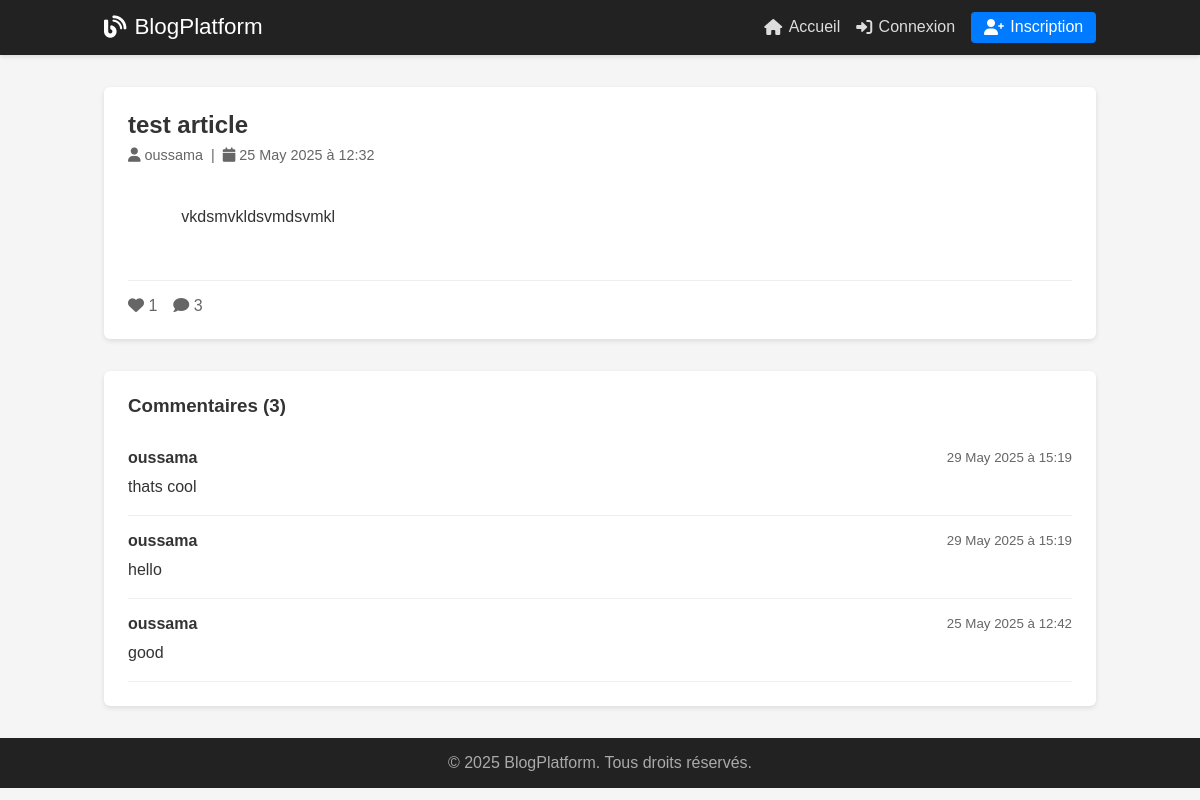
The app's page /article/1 with its own data.
### tables this page shows
CREATE TABLE articles (
                id INTEGER PRIMARY KEY AUTOINCREMENT,
                title TEXT NOT NULL,
                content TEXT NOT NULL,
                image_url TEXT,
                author_id INTEGER NOT NULL,
                created_at TIMESTAMP DEFAULT CURRENT_TIMESTAMP,
                updated_at TIMESTAMP DEFAULT CURRENT_TIMESTAMP,
                FOREIGN KEY (author_id) REFERENCES users (id)
            );

CREATE TABLE users (
                id INTEGER PRIMARY KEY AUTOINCREMENT,
                username TEXT UNIQUE NOT NULL,
                email TEXT UNIQUE NOT NULL,
                password_hash TEXT NOT NULL,
                created_at TIMESTAMP DEFAULT CURRENT_TIMESTAMP
            );

CREATE TABLE comments (
                id INTEGER PRIMARY KEY AUTOINCREMENT,
                content TEXT NOT NULL,
                article_id INTEGER NOT NULL,
                user_id INTEGER NOT NULL,
                created_at TIMESTAMP DEFAULT CURRENT_TIMESTAMP,
                FOREIGN KEY (article_id) REFERENCES articles (id) ON DELETE CASCADE,
                FOREIGN KEY (user_id) REFERENCES users (id)
            );

### main.py (the view)
@app.route("/article/<int:article_id>")
def article_detail(article_id):
    user = get_current_user()
    article = db.get_article_by_id(article_id) or abort(404)
    comments = db.get_article_comments(article_id)
    is_liked = db.is_article_liked(article_id, user["id"]) if user else False
    is_saved = db.is_article_saved(article_id, user["id"]) if user else False
    return render_template(
        "articles/detail.html",
        title=f"{article['title']} - Blog Platform",
        user=user,
        article=article,
        comments=comments,
        is_liked=is_liked,
        is_saved=is_saved
    )

### database.py (called while the page is built)
    def get_connection(self):
        conn = sqlite3.connect(self.db_path)
        conn.row_factory = sqlite3.Row
        return conn

    def get_article_by_id(self, article_id):
        conn = self.get_connection()
        cursor = conn.cursor()
        cursor.execute('''
            SELECT a.*, u.username as author_name,
                   (SELECT COUNT(*) FROM likes WHERE article_id = a.id) as likes_count,
                   (SELECT COUNT(*) FROM comments WHERE article_id = a.id) as comments_count
            FROM articles a
            JOIN users u ON a.author_id = u.id
            WHERE a.id = ?
        ''', (article_id,))
        article = cursor.fetchone()
        conn.close()
        return dict(article) if article else None

    def get_article_comments(self, article_id):
        conn = self.get_connection()
        cursor = conn.cursor()
        cursor.execute('''
            SELECT c.*, u.username as author_name
            FROM comments c
            JOIN users u ON c.user_id = u.id
            WHERE c.article_id = ?
            ORDER BY c.created_at DESC
        ''', (article_id,))
        comments = cursor.fetchall()
        conn.close()
        return [dict(comment) for comment in comments]

### main.py (called while the page is built)
@app.template_filter('format_date')
def format_date_filter(date_value):
    if isinstance(date_value, str):
        try:
            date_value = datetime.fromisoformat(date_value.replace('Z', '+00:00'))
        except ValueError:
            try:
                date_value = datetime.strptime(date_value, '%Y-%m-%d %H:%M:%S')
            except ValueError:
                return date_value  # Return as-is if can't parse
    if isinstance(date_value, datetime):
        return date_value.strftime('%d %B %Y à %H:%M')
    return str(date_value)  # Fallback to string representation

def get_current_user():
    sid = request.cookies.get("session_id")
    return session_mgr.get_user(sid) if sid else None

### templates/articles/detail.html (shortened to what this page needs)
{% extends "base.html" %}
{% block content %}
<article
    style="background:#fff; border-radius:6px; box-shadow:0 2px 5px rgba(0,0,0,0.1); overflow:hidden; margin-bottom:2rem;">
    <div style="padding:1.5rem;">
        <header style="margin-bottom:1rem;">
            <h1 style="margin-bottom:.5rem; color:#333;">{{ article.title }}</h1>
            <div style="color:#666; font-size:.9rem;">
                <i class="fas fa-user"></i> {{ article.author_name }}
                &nbsp;|&nbsp;
                <i class="fas fa-calendar"></i> {{ article.created_at|format_date }}
            </div>
        </header>
        <div style="line-height:1.6; margin-bottom:1.5rem; white-space:pre-wrap;">
            {{ article.content }}
        </div>
        <footer style="display:flex; justify-content:space-between; align-items:center;
                   padding-top:1rem; border-top:1px solid #eee;">
            <div style="display:flex; gap:1rem;">
                {% if user %}
                <button onclick="toggleLike({{ article.id }})" id="like-btn" style="background:none; border:none;
                         color:{% if is_liked %}#e74c3c{% else %}#666{% endif %};
                         cursor:pointer; font-size:1rem;">
                    <i class="fas fa-heart"></i> <span id="likes-count">{{ article.likes_count }}</span>
                </button>
                <button onclick="toggleSave({{ article.id }})" id="save-btn" style="background:none; border:none;
                         color:{% if is_saved %}#f39c12{% else %}#666{% endif %};
                         cursor:pointer; font-size:1rem;">
                    <i class="fas fa-bookmark"></i>
                    <span id="save-text">{% if is_saved %}Sauvegardé{% else %}Sauvegarder{% endif %}</span>
                </button>
                {% else %}
                <span style="color:#666;"><i class="fas fa-heart"></i> {{ article.likes_count }}</span>
                {% endif %}
                <span style="color:#666;"><i class="fas fa-comment"></i> {{ comments|length }}</span>
            </div>
        </footer>
    </div>
</article>
<section style="background:#fff; border-radius:6px; box-shadow:0 2px 5px rgba(0,0,0,0.1); padding:1.5rem;">
    <h3 style="margin-bottom:1rem;">Commentaires ({{ comments|length }})</h3>
    <div id="comments-list">
        {% for comment in comments %}
        <div style="border-bottom:1px solid #eee; padding:1rem 0;">
            <div style="display:flex; justify-content:space-between; align-items:center; margin-bottom:.5rem;">
                <strong>{{ comment.author_name }}</strong>
                <small style="color:#666;">{{ comment.created_at|format_date }}</small>
            </div>
            <p style="line-height:1.5;">{{ comment.content }}</p>
        </div>
        {% endfor %}
    </div>
</section>
{% endblock %}

### templates/base.html (style rules this page uses)
*, *::before, *::after { box-sizing: border-box; margin: 0; padding: 0 }
body { font-family: Arial, sans-serif; background: #f5f5f5; color: #333 }

### records on screen
articles: title "test article", created_at "25 May 2025 à 12:32", content "vkdsmvkldsvmdsvmkl"
users: author_name "oussama"
comments: author_name "oussama", created_at "29 May 2025 à 15:19", content "thats cool"
comments: author_name "oussama", created_at "29 May 2025 à 15:19", content "hello"
comments: author_name "oussama", created_at "25 May 2025 à 12:42", content "good"

### other values on screen
{{ article.likes_count }} "1"
{{ comments|length }} "3"
